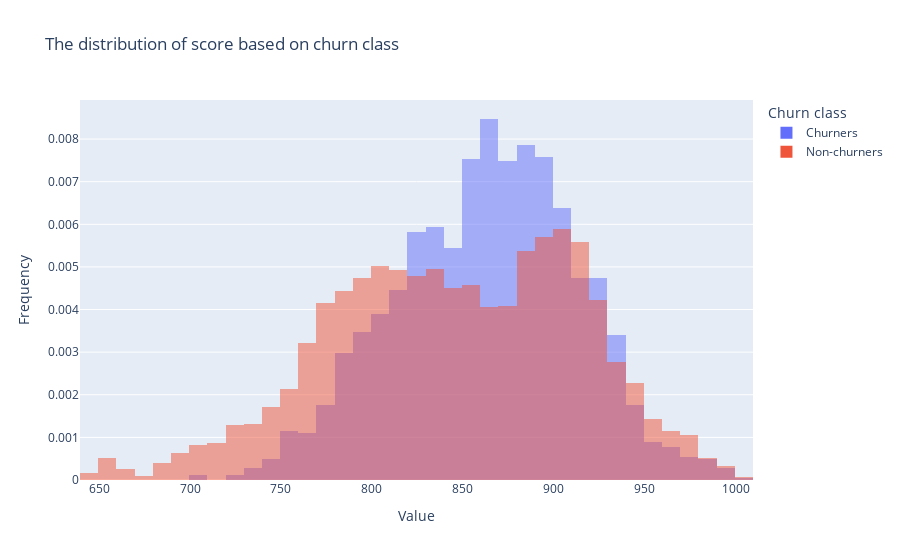
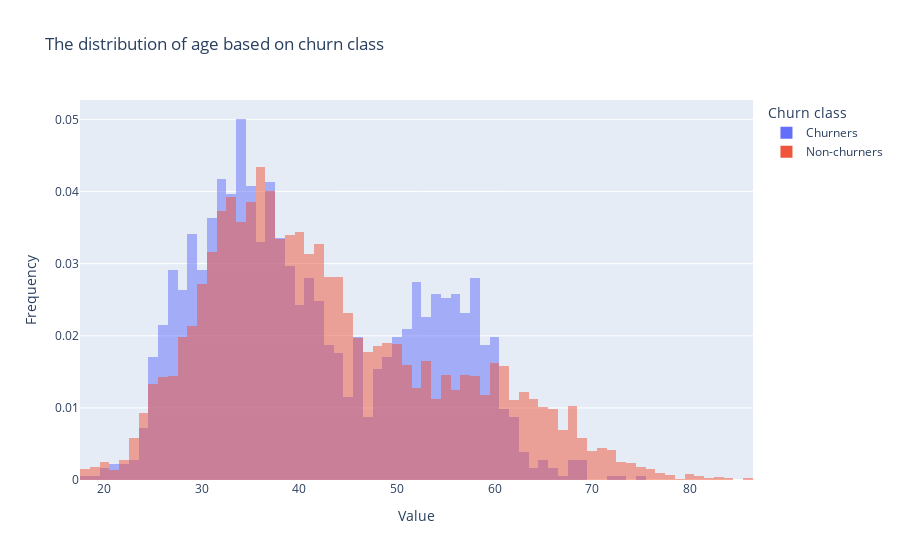
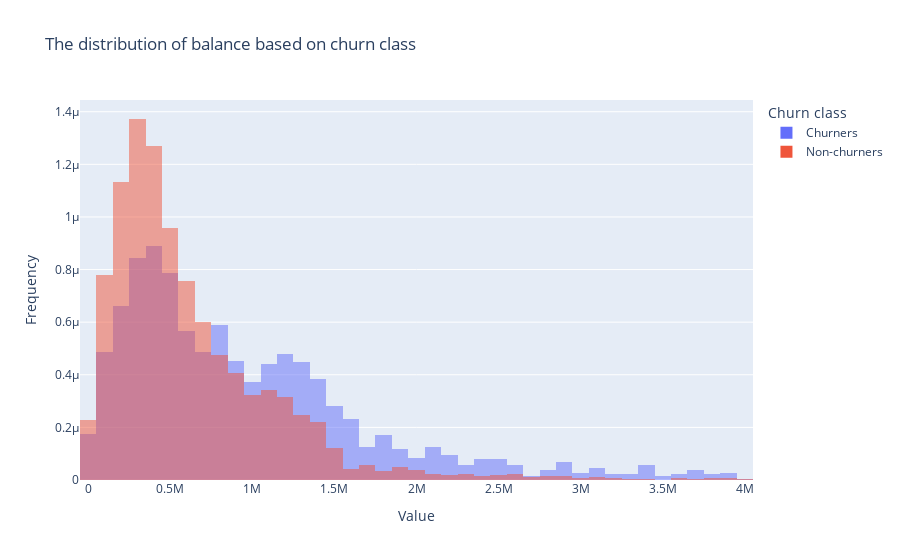
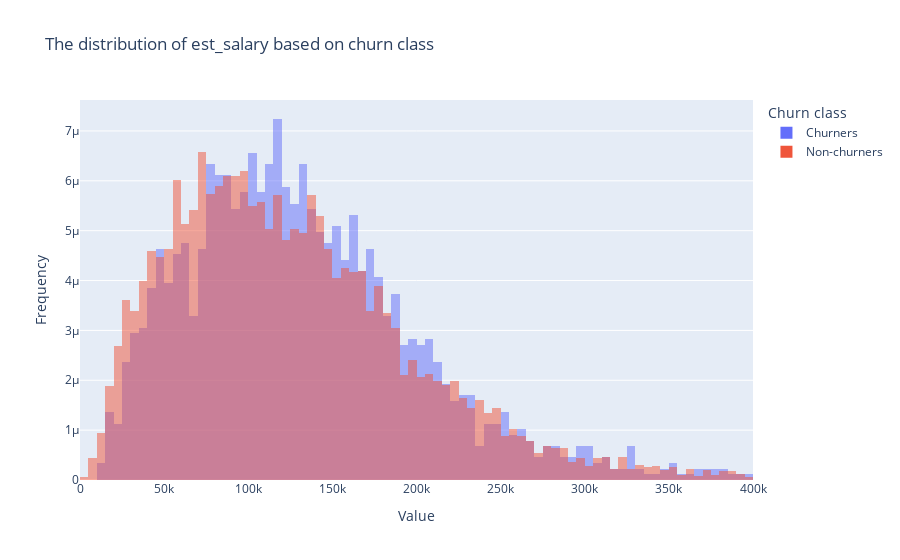

The code cell stored with these charts, in order, in its notebook:
### Markdown cell above
### Analyze continuous variables in relation to churn, visualizing the results using histograms

### Code cell
def create_histogram(df, column_name, bins):
    """
    The function builds normalized histogramms using a dataframe column.
    The funclition takes a dataframe (df) and   
    the name of the column (column_name) for which a histogram needs to be ptotted as input 
    """
    df_copy = df.copy() #create df copy to avoid original values replacement

    # make a replacement for churn column
    df_copy['churn'] = df_copy['churn'].map({0: 'Non-churners', 1: 'Churners'})
    fig = px.histogram(df_copy, 
                       x=column_name, 
                       color='churn', 
                       title=f'The distribution of {column_name} based on churn class', 
                       nbins=bins,
                       histnorm='probability density',
                       barmode='overlay',
                       category_orders={'churn': ['Churners', 'Non-churners']})
    fig.update_xaxes(title_text='Value')
    fig.update_yaxes(title_text='Frequency')
    fig.update_layout(legend_title_text='Churn class')
    fig.show()

create_histogram(df, 'score', 70)  
create_histogram(df, 'age', 100)
create_histogram(df[df['balance'] <= 4000000], 'balance', 70)
create_histogram(df[df['est_salary'] <= 400000], 'est_salary', 100)

### Figure 1 — Plotly figure (JSON) as saved in the notebook; plotly's stock layout.template omitted (floating-point values rounded to 4 significant figures; data arrays with more than 128 entries replaced by an {"elided": "..."} marker saying what was removed)
{"data": [{"alignmentgroup": "True", "bingroup": "x", "histnorm": "probability density", "hovertemplate": "churn=Churners<br>score=%{x}<br>probability density=%{y}<extra></extra>", "legendgroup": "Churners", "marker": {"color": "#636efa", "opacity": 0.5, "pattern": {"shape": ""}}, "name": "Churners", "nbinsx": 70, "offsetgroup": "Churners", "orientation": "v", "showlegend": true, "type": "histogram", "x": {"elided": "1818 int values"}, "xaxis": "x", "yaxis": "y"}, {"alignmentgroup": "True", "bingroup": "x", "histnorm": "probability density", "hovertemplate": "churn=Non-churners<br>score=%{x}<br>probability density=%{y}<extra></extra>", "legendgroup": "Non-churners", "marker": {"color": "#EF553B", "opacity": 0.5, "pattern": {"shape": ""}}, "name": "Non-churners", "nbinsx": 70, "offsetgroup": "Non-churners", "orientation": "v", "showlegend": true, "type": "histogram", "x": {"elided": "8154 int values"}, "xaxis": "x", "yaxis": "y"}], "layout": {"barmode": "overlay", "legend": {"title": {"text": "Churn class"}, "tracegroupgap": 0}, "title": {"text": "The distribution of score based on churn class"}, "xaxis": {"anchor": "y", "domain": [0, 1], "title": {"text": "Value"}}, "yaxis": {"anchor": "x", "domain": [0, 1], "title": {"text": "Frequency"}}}}

### Figure 2 — Plotly figure (JSON) as saved in the notebook; plotly's stock layout.template omitted (floating-point values rounded to 4 significant figures; data arrays with more than 128 entries replaced by an {"elided": "..."} marker saying what was removed)
{"data": [{"alignmentgroup": "True", "bingroup": "x", "histnorm": "probability density", "hovertemplate": "churn=Churners<br>age=%{x}<br>probability density=%{y}<extra></extra>", "legendgroup": "Churners", "marker": {"color": "#636efa", "opacity": 0.5, "pattern": {"shape": ""}}, "name": "Churners", "nbinsx": 100, "offsetgroup": "Churners", "orientation": "v", "showlegend": true, "type": "histogram", "x": {"elided": "1818 int values"}, "xaxis": "x", "yaxis": "y"}, {"alignmentgroup": "True", "bingroup": "x", "histnorm": "probability density", "hovertemplate": "churn=Non-churners<br>age=%{x}<br>probability density=%{y}<extra></extra>", "legendgroup": "Non-churners", "marker": {"color": "#EF553B", "opacity": 0.5, "pattern": {"shape": ""}}, "name": "Non-churners", "nbinsx": 100, "offsetgroup": "Non-churners", "orientation": "v", "showlegend": true, "type": "histogram", "x": {"elided": "8154 int values"}, "xaxis": "x", "yaxis": "y"}], "layout": {"barmode": "overlay", "legend": {"title": {"text": "Churn class"}, "tracegroupgap": 0}, "title": {"text": "The distribution of age based on churn class"}, "xaxis": {"anchor": "y", "domain": [0, 1], "title": {"text": "Value"}}, "yaxis": {"anchor": "x", "domain": [0, 1], "title": {"text": "Frequency"}}}}

### Figure 3 — Plotly figure (JSON) as saved in the notebook; plotly's stock layout.template omitted (floating-point values rounded to 4 significant figures; data arrays with more than 128 entries replaced by an {"elided": "..."} marker saying what was removed)
{"data": [{"alignmentgroup": "True", "bingroup": "x", "histnorm": "probability density", "hovertemplate": "churn=Churners<br>balance=%{x}<br>probability density=%{y}<extra></extra>", "legendgroup": "Churners", "marker": {"color": "#636efa", "opacity": 0.5, "pattern": {"shape": ""}}, "name": "Churners", "nbinsx": 70, "offsetgroup": "Churners", "orientation": "v", "showlegend": true, "type": "histogram", "x": {"elided": "1768 float values"}, "xaxis": "x", "yaxis": "y"}, {"alignmentgroup": "True", "bingroup": "x", "histnorm": "probability density", "hovertemplate": "churn=Non-churners<br>balance=%{x}<br>probability density=%{y}<extra></extra>", "legendgroup": "Non-churners", "marker": {"color": "#EF553B", "opacity": 0.5, "pattern": {"shape": ""}}, "name": "Non-churners", "nbinsx": 70, "offsetgroup": "Non-churners", "orientation": "v", "showlegend": true, "type": "histogram", "x": {"elided": "5815 float values"}, "xaxis": "x", "yaxis": "y"}], "layout": {"barmode": "overlay", "legend": {"title": {"text": "Churn class"}, "tracegroupgap": 0}, "title": {"text": "The distribution of balance based on churn class"}, "xaxis": {"anchor": "y", "domain": [0, 1], "title": {"text": "Value"}}, "yaxis": {"anchor": "x", "domain": [0, 1], "title": {"text": "Frequency"}}}}

### Figure 4 — Plotly figure (JSON) as saved in the notebook; plotly's stock layout.template omitted (floating-point values rounded to 4 significant figures; data arrays with more than 128 entries replaced by an {"elided": "..."} marker saying what was removed)
{"data": [{"alignmentgroup": "True", "bingroup": "x", "histnorm": "probability density", "hovertemplate": "churn=Churners<br>est_salary=%{x}<br>probability density=%{y}<extra></extra>", "legendgroup": "Churners", "marker": {"color": "#636efa", "opacity": 0.5, "pattern": {"shape": ""}}, "name": "Churners", "nbinsx": 100, "offsetgroup": "Churners", "orientation": "v", "showlegend": true, "type": "histogram", "x": {"elided": "1768 float values"}, "xaxis": "x", "yaxis": "y"}, {"alignmentgroup": "True", "bingroup": "x", "histnorm": "probability density", "hovertemplate": "churn=Non-churners<br>est_salary=%{x}<br>probability density=%{y}<extra></extra>", "legendgroup": "Non-churners", "marker": {"color": "#EF553B", "opacity": 0.5, "pattern": {"shape": ""}}, "name": "Non-churners", "nbinsx": 100, "offsetgroup": "Non-churners", "orientation": "v", "showlegend": true, "type": "histogram", "x": {"elided": "7869 float values"}, "xaxis": "x", "yaxis": "y"}], "layout": {"barmode": "overlay", "legend": {"title": {"text": "Churn class"}, "tracegroupgap": 0}, "title": {"text": "The distribution of est_salary based on churn class"}, "xaxis": {"anchor": "y", "domain": [0, 1], "title": {"text": "Value"}}, "yaxis": {"anchor": "x", "domain": [0, 1], "title": {"text": "Frequency"}}}}
